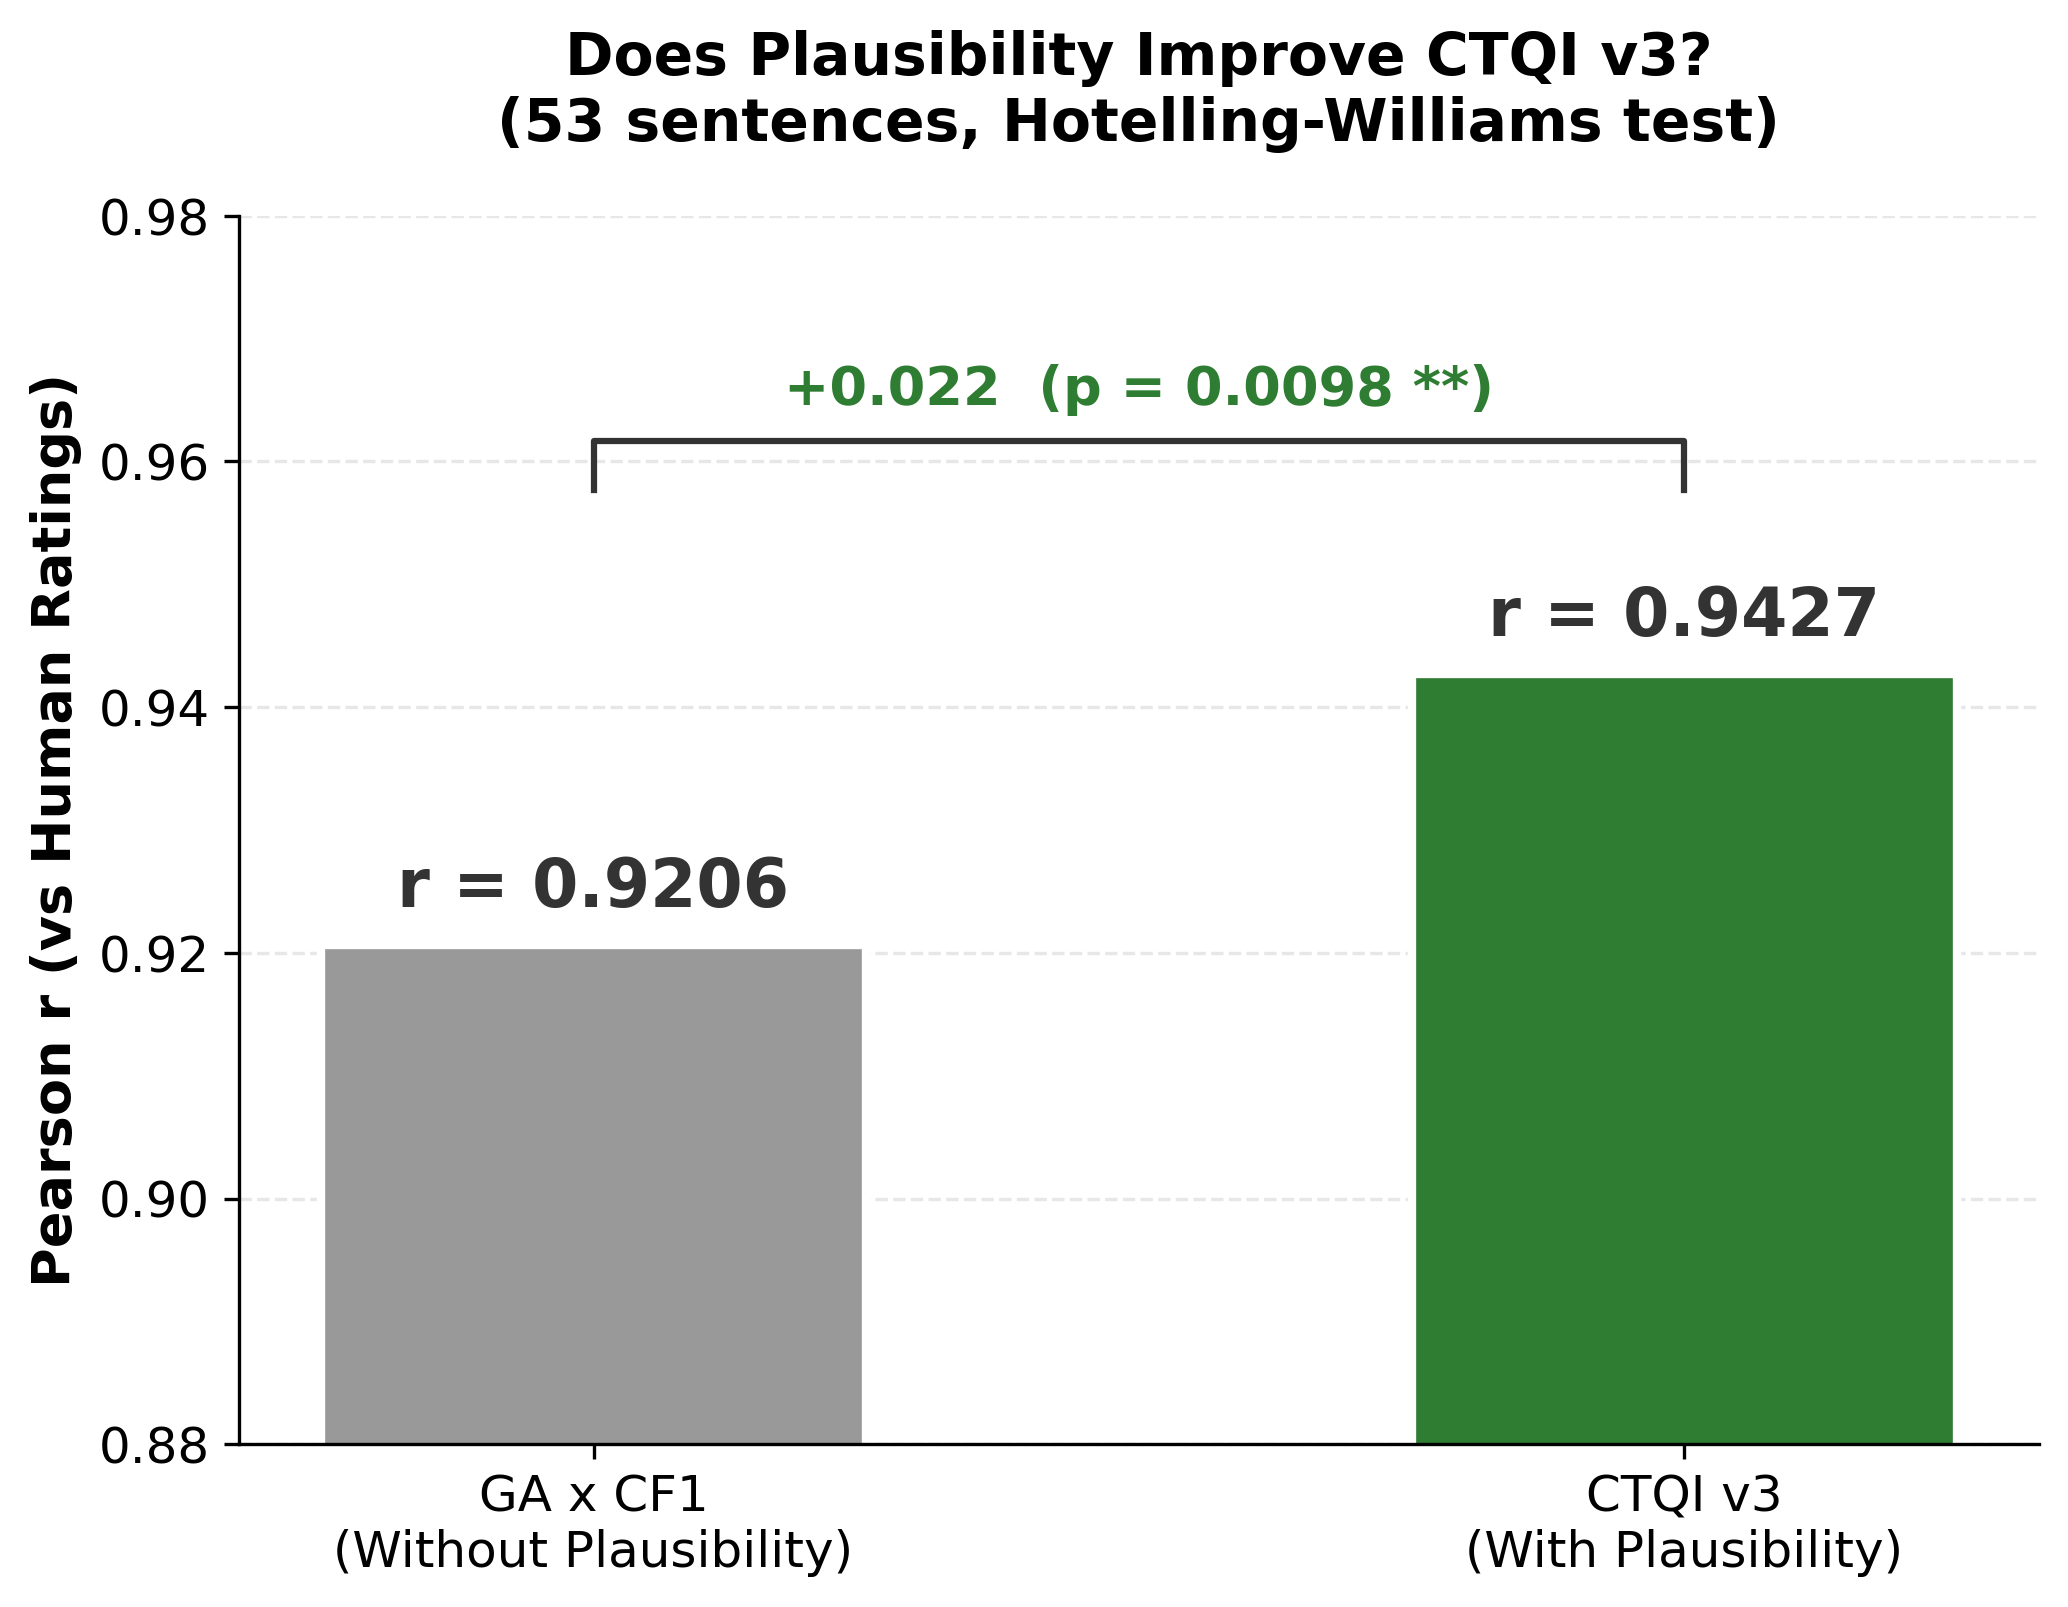

The script that saved this image:
#!/usr/bin/env python3
"""
Chart: Plausibility contribution to CTQI v3.
Shows that adding plausibility significantly improves human correlation.
"""

import matplotlib.pyplot as plt
import matplotlib
matplotlib.use('Agg')
from pathlib import Path

output_dir = Path(__file__).parent

fig, ax = plt.subplots(figsize=(7, 5.5))

categories = ['GA x CF1\n(Without Plausibility)', 'CTQI v3\n(With Plausibility)']
values = [0.9206, 0.9427]
colors = ['#999999', '#2E7D32']

bars = ax.bar(categories, values, color=colors, width=0.5, edgecolor='white', linewidth=2)

# Value labels on bars
for bar, val in zip(bars, values):
    ax.text(bar.get_x() + bar.get_width() / 2, bar.get_height() + 0.002,
            f'r = {val:.4f}', ha='center', va='bottom', fontsize=16, fontweight='bold',
            color='#333333')

# Significance bracket
bracket_y = max(values) + 0.015
ax.plot([0, 0, 1, 1], [bracket_y, bracket_y + 0.004, bracket_y + 0.004, bracket_y],
        color='#333333', linewidth=1.5)
ax.text(0.5, bracket_y + 0.006, '+0.022  (p = 0.0098 **)',
        ha='center', va='bottom', fontsize=13, fontweight='bold', color='#2E7D32')

# Styling
ax.set_ylabel('Pearson r (vs Human Ratings)', fontsize=13, fontweight='bold')
ax.set_ylim(0.88, 0.98)
ax.set_title('Does Plausibility Improve CTQI v3?\n(53 sentences, Hotelling-Williams test)',
             fontsize=14, fontweight='bold', pad=18)
ax.tick_params(axis='both', labelsize=12)
ax.yaxis.grid(True, linestyle='--', alpha=0.3)
ax.set_axisbelow(True)
ax.spines['top'].set_visible(False)
ax.spines['right'].set_visible(False)

plt.tight_layout()
out = str(output_dir / 'chart_plausibility_contribution')
fig.savefig(out + '.png', dpi=300, bbox_inches='tight')
fig.savefig(out + '.pdf', bbox_inches='tight')
print(f"Saved {out}.png and {out}.pdf")
